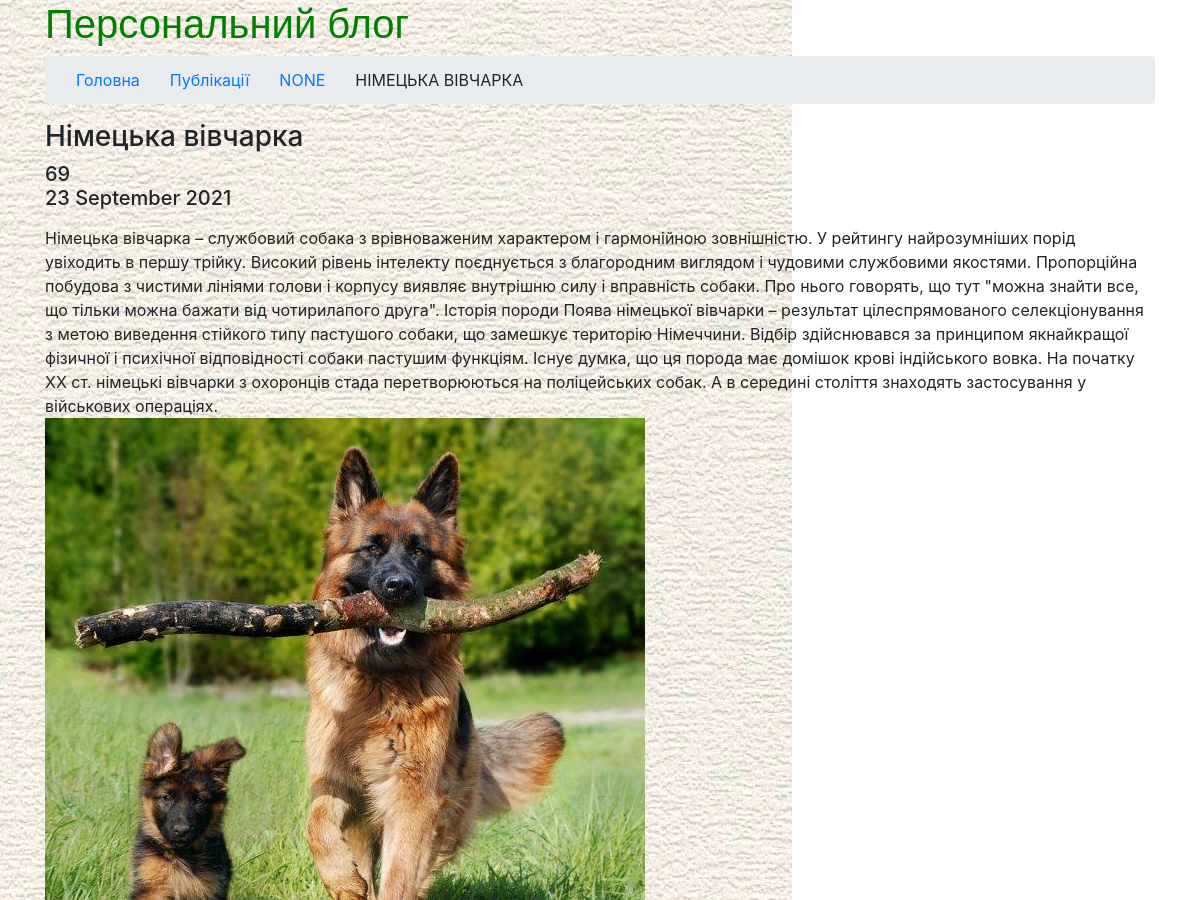
/articles/2021/09/23/nimetska-vivcharka (upper part), run on an earlier commit of the app's database.
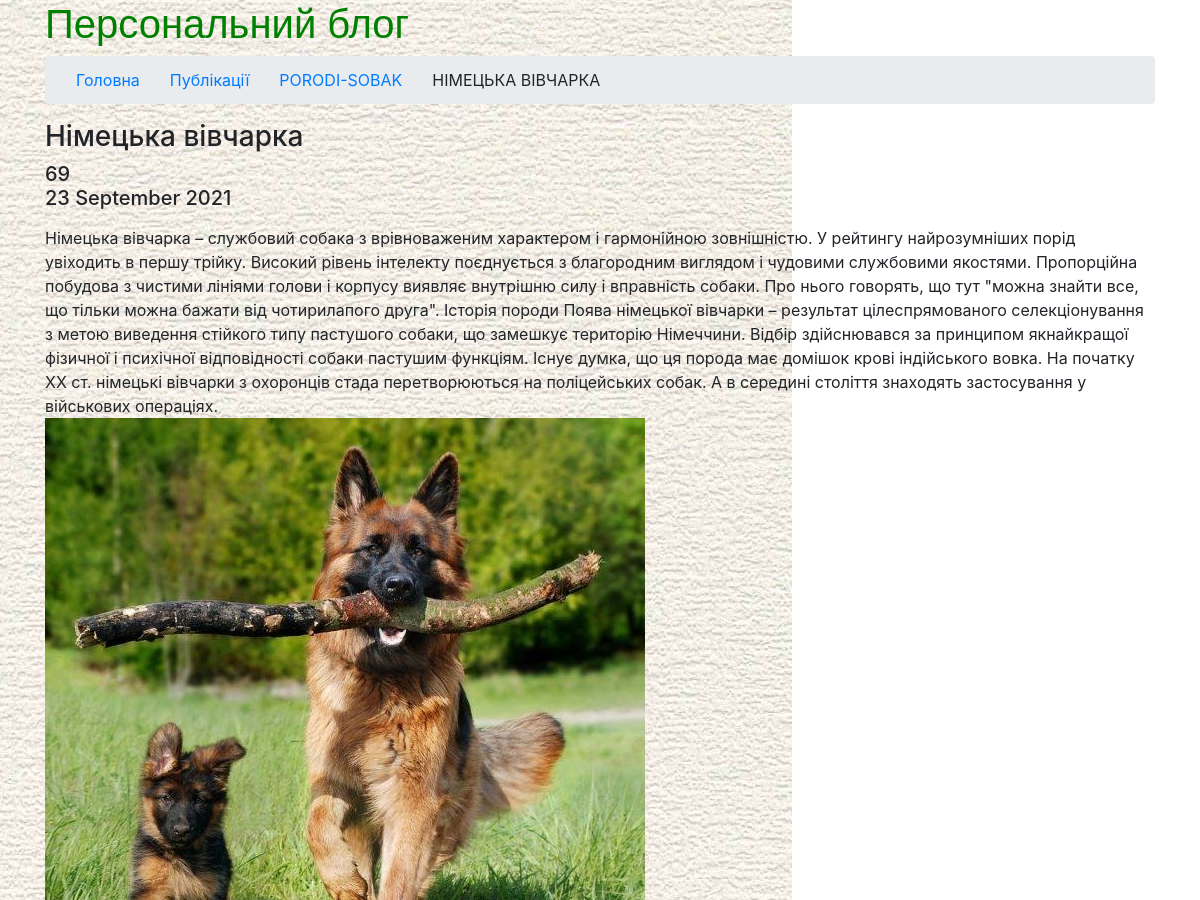
And on a later commit of the database.
### app_blog/models.py (models this page shows, shortened)
class Article(models.Model):
    title = models.CharField(u'Заголовок', max_length=250, help_text=u'Максимум 250 символів')
    description = models.TextField(blank=True, verbose_name=u'Опис')
    pub_date = models.DateTimeField(u'Дата публікації', auto_now=True)
    slug = models.SlugField(u'Слаг', unique_for_date='pub_date')
    main_page = models.BooleanField(u'Головна', default=False, help_text=u'Показувати на головній сторінці')
    category = models.ForeignKey(Category, related_name='articles', blank=True, null=True, verbose_name=u'Категорія',
                                 on_delete=models.CASCADE)
    objects = models.Manager()
    class Meta:
        ordering = ['-pub_date']
        verbose_name = u'Стаття'
        verbose_name_plural = u'Статті'

class ArticleImage(models.Model):
    article = models.ForeignKey(Article, verbose_name=u'Стаття', related_name='images', on_delete=models.CASCADE)
    image = models.ImageField(u'Фото', upload_to='photos')
    title = models.CharField(u'Заголовок', max_length=250,
                             help_text=u'Максимум 250символів', blank=True)
    class Meta:
        verbose_name = u'Фото для статті'
        verbose_name_plural = u'Фото для статті'

class Category(models.Model):
    category = models.CharField(u'Категорія', max_length=250, help_text=u'Максимум 250 символів')
    slug = models.SlugField(u'Слаг')
    objects = models.Manager()
    class Meta:
        verbose_name = u'Категорія для публікації'
        verbose_name_plural = u'Категорії для публікацій'
    def __str__(self):
        return self.category
    def get_absolute_url(self):
        try:
            url = reverse('articles-category-list', kwargs={'slug': self.category})
        except:
            url = "/"
        return url

### app_blog/views.py (the view)
# urls.py: path(r'articles/<year>/<month>/<day>/<slug>', ArticleDetail.as_view(), name='news-detail'),
class ArticleDetail(DateDetailView):
    model = Article
    template_name = 'article_detail.html'
    context_object_name = 'item'
    date_field = 'pub_date'
    query_pk_and_slug = True
    month_format = '%m'
    allow_future = True
    def get_context_data(self, *args, **kwargs):
        context = super(ArticleDetail, self).get_context_data(*args, **kwargs)
        try:
            context['images'] = context['item'].images.all()
        except:
            pass
        return context

### app_blog/templates/article_detail.html (shortened to what this page needs)
<!DOCTYPE html>
{% extends "base.html" %}
{% load static %}
{% block content %}{% endblock %}

What changed in the data, as far as the page shows it:
changed Article: category+title+pub_date "Головна Публікації NONE НІМЕЦЬКА ВІВЧАРКА Німецька вівчарка…" → "Головна Публікації PORODI-SOBAK НІМЕЦЬКА ВІВЧАРКА Німецька вівчарка…"
